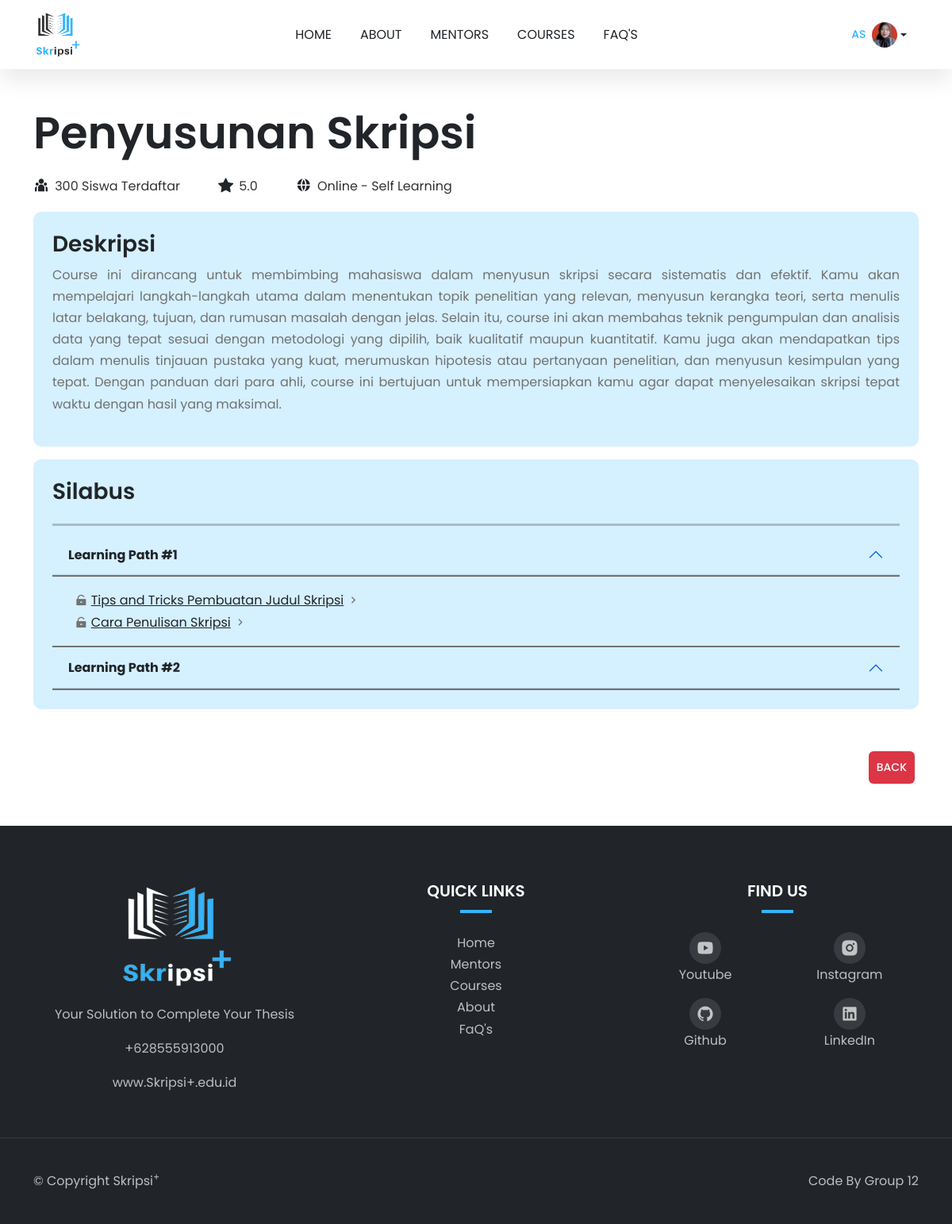
The app's page /dashboard-courses/2/ (signed in) with its own data.
### public_app/models.py (models this page shows, shortened)
class Profile(models.Model):
    user = models.OneToOneField(User, on_delete=models.CASCADE)
    phone = models.CharField(max_length=15, blank=True, null=True)
    domicile = models.CharField(max_length=100, blank=True, null=True)
    photo = models.ImageField(upload_to='profile_photos/', blank=True, null=True)

class Course(models.Model):
    title = models.CharField(max_length=200)
    description = models.TextField()
    price = models.DecimalField(max_digits=10, decimal_places=3)
    image = models.ImageField(upload_to='courses')
    syllabus = models.JSONField(null=True, blank=True)  # Jika memakai JSON untuk syllabus
    students_enrolled = models.PositiveIntegerField(default=0)
    rating = models.DecimalField(max_digits=2, decimal_places=1, default=5.0)
    learning_type = models.CharField(max_length=50, default="Online - Self Learning")

### public_app/views.py (the view)
# urls.py: path('dashboard-courses/<int:pk>/', views.course_bought, name='course_bought'),
@login_required(login_url='account_login')
def course_bought(request, pk):
    course = get_object_or_404(Course, pk=pk)
    return render(request, 'courses_bought.html', {'course': course})

### public_app/templates/courses_bought.html
{% extends 'layouts/base.html' %} {% load static %} {% block content %}
<div>
  <div class="container mt-5 mb-5">
    <div class="row">
      <div class="col-12">
        <h1 class="display-4">{{ course.title }}</h1>
      </div>
    </div>
    <div class="detail-icon d-lg-flex align-items-center mt-2">
      <div class="rating d-flex align-items-center">
        <i class="ri-team-fill detail"></i>
        <span class="ms-1">{{ course.students_enrolled }} Siswa Terdaftar</span>
      </div>
      <div class="rating d-flex align-items-center ms-lg-5">
        <i class="bi bi-star-fill detail"></i>
        <span class="ms-1">{{ course.rating }}</span>
      </div>
      <div class="rating d-flex align-items-center ms-lg-5">
        <i class="ri-global-fill detail"></i>
        <span class="ms-1">{{ course.learning_type }}</span>
      </div>
    </div>
    <div class="deskripsi-course p-4 mt-3">
      <h3>Deskripsi</h3>
      <p>{{ course.description }}</p>
    </div>
    <div class="accordion-detail mt-3 p-4">
      <h3>Silabus</h3>
      <hr class="accordion mt-4" />
      {% for section in course.syllabus %}
      <div class="accordion-item">
        <h2 class="accordion-header" id="heading{{ forloop.counter }}">
          <button
            class="accordion-button"
            type="button"
            data-bs-toggle="collapse"
            data-bs-target="#collapse{{ forloop.counter }}"
            aria-expanded="true"
            aria-controls="collapse{{ forloop.counter }}"
          >
            {{ section.title }}
          </button>
        </h2>
        <div
          id="collapse{{ forloop.counter }}"
          class="accordion-collapse collapse {% if forloop.first %}show{% endif %}"
          aria-labelledby="heading{{ forloop.counter }}"
          data-bs-parent="#syllabusAccordion"
        >
          <div class="accordion-body">
            {% for lesson in section.lessons %}
                <div class="d-flex align-items-center ms-2">
                    <i class="ri-lock-unlock-fill bag"></i>
                    <a class="ms-1" href="{% url 'lesson_detail' course.id forloop.parentloop.counter0 forloop.counter0 %}">
                    {{ lesson.title }}
                    </a>
                    <i class="ri-arrow-right-s-line detail ms-1"></i>
                </div>
            {% endfor %}
          </div>
        </div>
      </div>
      {% endfor %}
    </div>
    <div class="btn-detail mt-5 d-flex justify-content-end">
      <a href="/dashboard-courses"
        ><button type="button" class="btn btn-danger">Back</button></a
      >
    </div>
  </div>
</div>
{% endblock content %}

### public_app/templates/components/navbar.html (shortened to what this page needs)
{% load static %}
<nav class="navbar navbar-expand-lg bg-white sticky-top">
  <div class="container">
    <a class="navbar-brand" href="/">
      <img
        class="logo"
        src="{% static 'img/Light-removebg-preview.png'%}"
        alt="logo-Skripsi+"
      />
    </a>
    <div class="collapse navbar-collapse" id="Nav">
      <ul class="navbar-nav m-auto">
        <li class="nav-item">
          <a
            class="nav-link {% if request.resolver_match.url_name == 'home' %}active{% endif %}"
            href="{% url 'home' %}"
            >Home</a
          >
        </li>
        <li class="nav-item">
          <a
            class="nav-link {% if request.resolver_match.url_name == 'about' %}active{% endif %}"
            href="{% url 'about' %}"
            >About</a
          >
        </li>
        <li class="nav-item">
          <a
            class="nav-link {% if request.resolver_match.url_name == 'mentors' %}active{% endif %}"
            href="{% url 'mentors' %}"
            >Mentors</a
          >
        </li>
        <li class="nav-item">
          <a
            class="nav-link {% if request.resolver_match.url_name == 'course' %}active{% endif %}"
            href="{% url 'course' %}"
            >Courses</a
          >
        </li>
        <li class="nav-item">
          <a
            class="nav-link {% if request.resolver_match.url_name == 'faq' %}active{% endif %}"
            href="{% url 'faq' %}"
            >FaQ's</a
          >
        </li>
      </ul>
      {% if user.is_authenticated %}
      <div class="dropdown d-none d-lg-block">
        <button
          class="d-flex align-items-center text-decoration-none dropdown-toggle user-icon btn btn-outline-secondary"
          id="dropdownUser"
          data-bs-toggle="dropdown"
          aria-expanded="false"
          style="color: #212529; background: none; border-radius: 50px; border-width: 3px;">
          <span class="me-2">{{ user.username }}</span>
          {% if user.profile.photo %}
            <img src="{{ user.profile.photo.url }}" alt="User Photo" class="rounded-circle" style="width: 32px; height: 32px; object-fit: cover;">
          {% else %}
            <img src="{% static 'img/profil.png'%}" alt="User Photo" class="rounded-circle" style="width: 32px; height: 32px; object-fit: cover;">
          {% endif %}
        </button>
      </div>
      {% endif %}
    </div>
  </div>
</nav>

### static/css/style.css (style rules this page uses)
:root { --c-dark: #212529; --c-brand: #33b5ff; --c-brand-rgb: 51, 181, 255; --c-white-rgb: 255, 255, 255; --c-dark-rgb: 33, 37, 41; --c-body: #727272; --box-shadow: 0px 15px 25px rgba(0, 0, 0, 0.08); --transition: all 0.5s ease; --font-base: "Poppins-Variable", sans-serif; }
* { padding: 0; margin: 0; box-sizing: border-box; font-family: var(--font-base); }
body { line-height: 1.7 !important; color: var(--c-body) !important; font-size: 16px !important; }
hr { background-color: var(--c-dark) !important; }
h1,h2,h3,h4,h5,h6, .h1,.h2,.h3,.h4,.h5,.h6 { font-weight: 600 !important; color: var(--c-dark); }
a { text-decoration: none !important; }
span { color: var(--c-brand); }
.btn { font-weight: 500; font-size: 14px; text-transform: uppercase; border-radius: 6px !important; padding: 10px 24px; }
.navbar { box-shadow: var(--box-shadow); }
.navbar-nav .nav-link { font-weight: 400 !important; color: var(--c-dark); text-transform: uppercase; margin: 10px; padding: 10px; text-decoration: none; font-size: 16px; }
.logo { width: 60px; }
.btn { padding: 10px; margin: 5px; background-color: none; border: none; }
.rating i { color: #fbc02d; font-size: 1.2rem; margin-right: 0.2rem; }
.rating span { font-size: 1rem; font-weight: bold; color: #333; }
.rating i.detail { color: var(--c-dark) !important; }
.detail-icon span { font-weight: 400; }
.deskripsi-course p { text-align: justify; }
.deskripsi-course,.accordion-detail, .detail-materi { background-color: #d5f0ff; border-radius: 10px; }
.accordion-detail hr.accordion { width: 100%; border-top: 3px solid var(--c-dark) !important; margin: 10px auto; }
.accordion-body a { color: var(--c-dark); text-decoration: underline !important; cursor: pointer !important; }
.accordion-button { background-color: #d5f0ff !important; }
.accordion-body { background-color: #d5f0ff !important; }
.accordion-item { border: none !important; }
.accordion-collapse { border: none !important; border-bottom: 2px solid var(--c-body) !important; }
.accordion-header { border: none !important; border-bottom: 2px solid var(--c-body) !important; }
.accordion-button { font-weight: bold; color: var(--c-dark); }
.accordion-button:not(.collapsed) { color: var(--c-dark) !important; }

### records on screen
Course: title "Penyusunan Skripsi", students_enrolled "300", rating "5.0", learning_type "Online - Self Learning", description "Course ini dirancang untuk membimbing mahasiswa dalam menyusun skripsi secara sistematis dan efektif. Kamu akan mempelajari langkah-langkah utama dalam menentukan topik penelitian yang relevan, menyusun kerangka teori, serta menulis latar belakang, tujuan, dan rumusan masalah dengan jelas. Selain itu, course ini akan membahas teknik pengumpulan dan analisis data yang tepat sesuai dengan metodologi yang dipilih, baik kualitatif maupun kuantitatif. Kamu juga akan mendapatkan tips dalam menulis tinjauan pustaka yang kuat, merumuskan hipotesis atau pertanyaan penelitian, dan menyusun kesimpulan yang tepat. Dengan panduan dari para ahli, course ini bertujuan untuk mempersiapkan kamu agar dapat…"

### other values on screen
{{ user.username }} "AS"
{{ section.title }} "Learning Path #1" "Learning Path #2"
{{ lesson.title }} "Tips and Tricks Pembuatan Judul Skripsi" "Cara Penulisan Skripsi"
